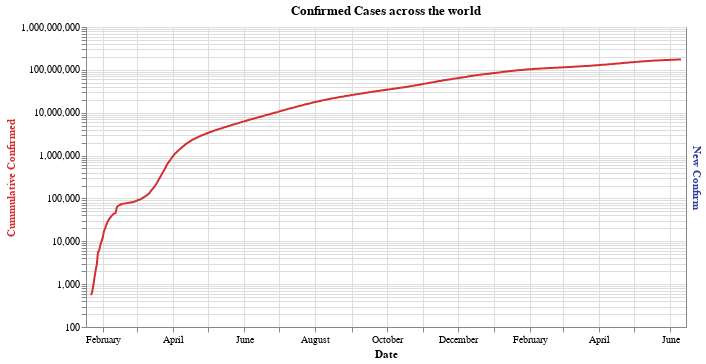

The notebook cell this image was saved under:
### Markdown cell above
### Confirmed Cases

### Code cell
#hide_input
_df = df_confirmed.groupby(['Date']).sum().unstack().reset_index().drop(columns=['level_0']).rename(columns={0: 'Cummulative Confirmed'})
_df['New Confirm'] = _df[['Cummulative Confirmed']].diff()

_df_line = alt.Chart(_df).mark_line(color='#D32F2F').encode(
    alt.X('Date:T'),
    alt.Y('Cummulative Confirmed:Q', axis=alt.Axis(titleColor='#D32F2F'), scale=alt.Scale(type='log')),
    tooltip=list(_df)
)

_df_new_bar = alt.Chart(_df).mark_bar(opacity=0.3, color='#303F9F').encode(
    alt.X('Date:T'),
    alt.Y('New Confirm:Q', axis=alt.Axis(titleColor='#303F9F'), scale=alt.Scale(type='log')),
    tooltip=list(_df)
)


alt.layer(_df_line, _df_new_bar).resolve_scale(
    y='independent'
).properties(
    title = 'Confirmed Cases across the world',
    width = 600
)

### Figure 1 — Vega-Lite specification as saved in the notebook (floating-point values rounded to 4 significant figures; data arrays with more than 128 entries replaced by an {"elided": "..."} marker saying what was removed)
{"config": {"view": {"continuousWidth": 400, "continuousHeight": 300}}, "layer": [{"mark": {"type": "line", "color": "#D32F2F"}, "encoding": {"tooltip": [{"type": "temporal", "field": "Date"}, {"type": "quantitative", "field": "Cummulative Confirmed"}, {"type": "quantitative", "field": "New Confirm"}], "x": {"type": "temporal", "field": "Date"}, "y": {"type": "quantitative", "axis": {"titleColor": "#D32F2F"}, "field": "Cummulative Confirmed", "scale": {"type": "log"}}}}, {"mark": {"type": "bar", "color": "#303F9F", "opacity": 0.3}, "encoding": {"tooltip": [{"type": "temporal", "field": "Date"}, {"type": "quantitative", "field": "Cummulative Confirmed"}, {"type": "quantitative", "field": "New Confirm"}], "x": {"type": "temporal", "field": "Date"}, "y": {"type": "quantitative", "axis": {"titleColor": "#303F9F"}, "field": "New Confirm", "scale": {"type": "log"}}}}], "data": {"name": "data-ce56e8b2849fde1cd344aa238f6a8a81"}, "resolve": {"scale": {"y": "independent"}}, "title": "Confirmed Cases across the world", "width": 600, "$schema": "https://vega.github.io/schema/vega-lite/v4.8.1.json", "datasets": {"data-ce56e8b2849fde1cd344aa238f6a8a81": {"elided": "506 records"}}}
